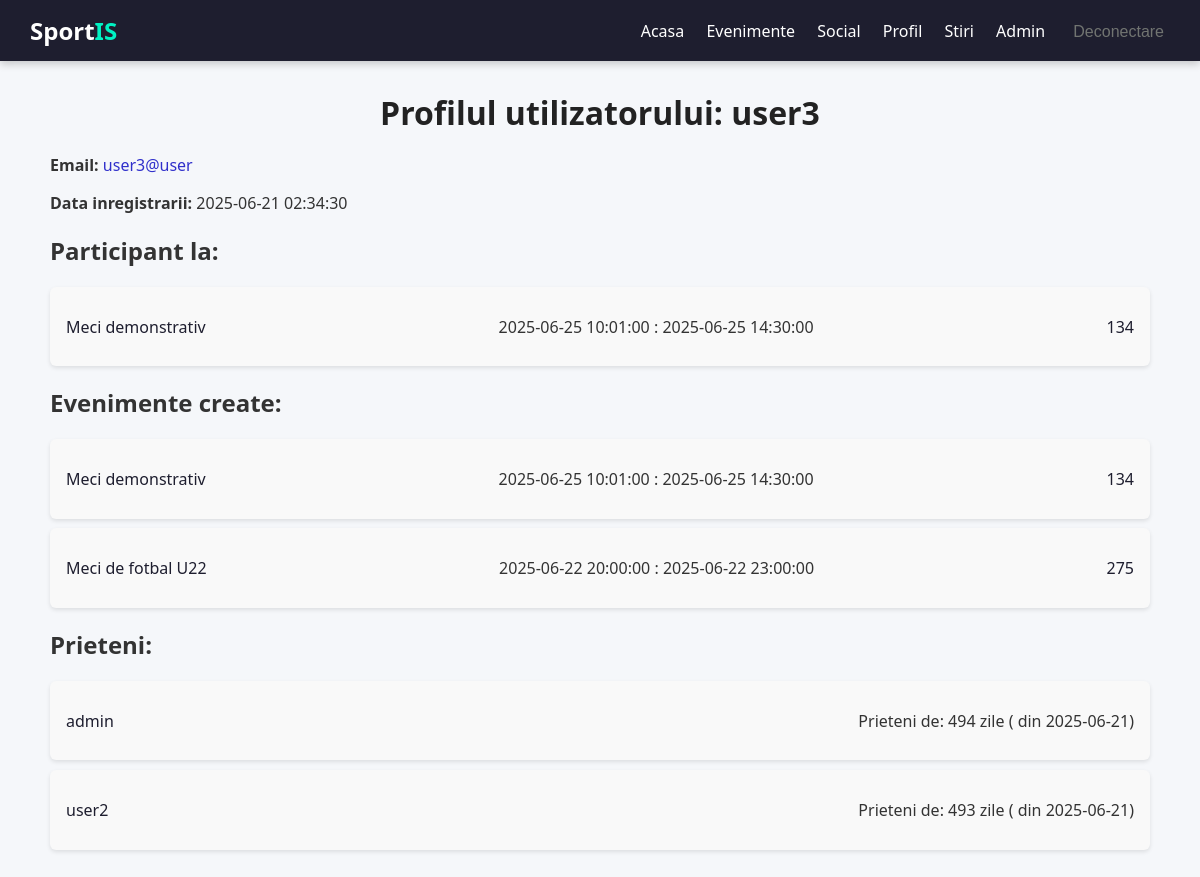
/home/viewProfile/9 (signed in), run on the app's committed database.
### tables this page shows
CREATE TABLE `users` (
  `id` int(11) NOT NULL,
  `email` varchar(255) NOT NULL,
  `username` varchar(255) NOT NULL,
  `password` varchar(255) NOT NULL,
  `registration_date` datetime DEFAULT current_timestamp(),
  `is_admin` tinyint(1) DEFAULT 0,
  `is_banned` tinyint(1) DEFAULT 0
);

CREATE TABLE `events` (
  `id` int(11) NOT NULL AUTO_INCREMENT,
  `name` varchar(100) NOT NULL,
  `creator_id` int(11) NOT NULL,
  `field_id` int(11) NOT NULL,
  `max_participants` int(11) NOT NULL,
  `event_time_start` datetime NOT NULL,
  `event_time_end` datetime DEFAULT NULL,
  `description` text DEFAULT NULL,
  PRIMARY KEY (`id`),
  KEY `creator_id` (`creator_id`),
  KEY `field_id` (`field_id`)
);

### app/core/Controller.php (called while the page is built, shortened)
<?php
class Controller
{
    public function model($model)
    {
        return new $model();
    }
    public function view($view, $data = []){
        extract($data);
        require_once __DIR__ . '/../views/' . $view . '.php';
    }
}

### app/controllers/home.php (called while the page is built, shortened)
<?php
require_once __DIR__ . '/../models/EventModel.php';
class Home extends Controller
{
    private $userModel;
    public function __construct() {
        $this->userModel = $this->model('User');
    }
    public function viewProfile($id = null) {
        $userData = $this->userModel->findById($id);
        $events = EventModel::getEventsForUser($id);
        $createdEvents = EventModel::findByCreator($id);
        $friends = $this->userModel->getFriends($id);
        $this->view('home/profilePage', [
            'user' => $userData,
            'events' => $events,
            'createdEvents' => $createdEvents,
            'friends' => $friends
        ]);
    }
}

### app/core/App.php (called while the page is built, shortened)
<?php
require_once __DIR__ . '/Config.php';
require_once __DIR__ . '/../services/DatabaseService.php';
class App{
    protected $method = 'index';
    public function __construct(){
        $url = $this->parseUrl();
        if(isset($url[0]))
        if(file_exists(__DIR__ . '/../controllers/'. $url[0] . '.php' )){
            unset($url[0]);
        }
        $this->controller = new $this->controller;
        if(isset($url[1]))
        {
            if(method_exists($this->controller, $url[1]))
            {
                $this->method = $url[1];
                unset($url[1]);
            }
        }
        $this->params = $url ? array_values($url) : [];
        call_user_func_array([$this->controller, $this->method], $this->params);
    }
    public function parseUrl(){
        if(isset($_GET['url'])){
            return $url = explode('/', filter_var(rtrim($_GET['url'], '/'), FILTER_SANITIZE_URL));
        }
    }
}
?>

### public/index.php (called while the page is built, shortened)
<?php
$app = new App();

### app/core/Config.php (called while the page is built, shortened)
<?php
class Config
{
    private static $data = [];
    public static function get(string $key, $default = null)
    {
        $val = $_ENV[$key] ?? getenv($key) ?? self::$data[$key] ?? null;
        if ($val !== false && $val !== null && $val !== '') {
            return $val;
        }
        return $default;
    }
}

### app/services/DatabaseService.php (called while the page is built, shortened)
<?php
class DatabaseService {
    private static $conn;
    public static function load()
    {
        $servername = Config::get('MYSQL_SERVER', '127.0.0.1');
        $username = Config::get('MYSQL_USER', 'root');
        $password = Config::get('MYSQL_PASSWORD', '');
        $dbname = Config::get('MYSQL_DB', 'sportis');
        $port = (int) Config::get('MYSQL_PORT', 3306);
        $useSsl = Config::get('MYSQL_SSL', false) || $port === 4000;
        if ($useSsl) {
            self::$conn = mysqli_init();
            self::$conn->ssl_set(null, null, null, null, null);
            if (!@self::$conn->real_connect($servername, $username, $password, $dbname, $port, null, MYSQLI_CLIENT_SSL)) {
                die("Database connection failed: " . self::$conn->connect_error);
            }
        } else {
            self::$conn = new mysqli($servername, $username, $password, $dbname, $port);
        }
        self::$conn->set_charset("utf8mb4");
    }
    public static function runSelect($sql, ...$vars) {
        $rows = null;
        $result = self::$conn->execute_query($sql, $vars);
        if ($result->num_rows > 0) {
            $rows = $result->fetch_all(MYSQLI_ASSOC);
        }
        return $rows;
    }
}

### app/models/User.php (called while the page is built, shortened)
<?php
class User
{
    public function findById($userId)
    {
        $user = DatabaseService::runSelect(
            "SELECT * FROM users WHERE id = ? LIMIT 1", $userId
        );
        return $user != null ? $user[0] : null;
    }
    public function getFriends($userId){
        return DatabaseService::runSelect("
            SELECT u.id, u.username, f.created_at
            FROM users u
            JOIN friendships f ON (
                (f.friend_id = u.id AND f.user_id = ?) OR
                (f.user_id = u.id AND f.friend_id = ?)
            )
            WHERE f.status = 'accepted' AND u.id != ?
        ", $userId, $userId, $userId);
    }
}

### app/models/EventModel.php (called while the page is built, shortened)
<?php
class EventModel
{
    public static function findByCreator($id) {
        return DatabaseService::runSelect(
            "SELECT e.id, e.name, e.event_time_start, e.event_time_end, e.field_id
            FROM events e
            WHERE e.creator_id = ?",
            $id
        );
    }
    public static function getEventsForUser($userId) {
        $sql = "SELECT e.* FROM event_participants AS ep
            INNER JOIN events AS e ON e.id = ep.event_id
            WHERE ep.user_id = ?";
        return DatabaseService::runSelect($sql, (int)$userId);
    }
}

### app/views/home/profilePage.php (the view, shortened to what this page needs)
<!DOCTYPE html>
<html lang="ro">
<head>
    <link rel="stylesheet" href="<?= Config::get("APP_URL"); ?>/css/MainStyle.css">
</head>
<body>
<?php include_once __DIR__ . '/../partials/navBar.php'; ?>
    <div class="container">
    <h1>Profilul utilizatorului: <?= htmlspecialchars($user['username']); ?></h1>
    <p><strong>Email: </strong><a style="text-decoration: none; color:rgb(48, 48, 203);" href="mailto:<?= htmlspecialchars($user['email'])?>"><?= htmlspecialchars($user['email']); ?></a></p>
    <p><strong>Data inregistrarii:</strong> <?= htmlspecialchars($user['registration_date']); ?></p>
    <h2>Participant la:</h2>
        <ul class="event-list">
            <?php if(!empty($events)): ?>
                <?php foreach ($events as $event): ?>
                    <li class="event-card">
                        <a style="text-decoration: none; color: #1e1e2f;" href="<?= Config::get('APP_URL'); ?>/event/viewEvent/<?= $event['id'] ?>"><?= htmlspecialchars($event['name']); ?></a>
                        <p><?= htmlspecialchars($event['event_time_start']); ?> : <?= htmlspecialchars($event['event_time_end']); ?>
                        <p><a style="text-decoration: none; color: #1e1e2f;" href="<?= Config::get('APP_URL'); ?>/event/viewField/<?= $event['field_id']?>"><?= htmlspecialchars($event['field_id']); ?></a></p>
                </li>
                <?php endforeach; ?>
            <?php else: ?>
                <p>Nu participă la niciun eveniment.</p>
            <?php endif; ?>
        </ul>
        <h2>Evenimente create:</h2>
        <ul class="event-list">
            <?php if(!empty($createdEvents)): ?>
                <?php foreach ($createdEvents as $event): ?>
                    <li class="event-card">
                        <a style="text-decoration: none; color: #1e1e2f;" href="<?= Config::get('APP_URL'); ?>/event/viewEvent/<?= $event['id'] ?>"><?= htmlspecialchars($event['name']); ?></a>
                        <p><?= htmlspecialchars($event['event_time_start']); ?> : <?= htmlspecialchars($event['event_time_end']); ?>
                        <p><a style="text-decoration: none; color: #1e1e2f;" href="<?= Config::get('APP_URL'); ?>/event/viewField/<?= $event['field_id']?>"><?= htmlspecialchars($event['field_id']); ?></a></p>
                    </li>
                <?php endforeach; ?>
            <?php else: ?>
                <p>Nu a creat niciun eveniment.</p>
            <?php endif; ?>
        </ul>
        <h2>Prieteni:</h2>
        <ul class="user-list">
            <?php if(!empty($friends)): ?>
                <?php foreach ($friends as $friend): ?>
                    <?php
                        $createdDate = new DateTime($friend['created_at']);
                        $today = new DateTime();
                        $interval = $today->diff($createdDate);
                        $days = $interval->days;
                    ?>
                    <li class="user-card">
                        <a style="text-decoration: none; color: #1e1e2f;" href="<?= Config::get('APP_URL'); ?>/home/viewProfile/<?= $friend['id'] ?>"><?= $friend['username']; ?></a>
                        <p>Prieteni de: <?= $days ?> zile ( din <?= $createdDate->format('Y-m-d') ?>)</p>
                    </li>
                <?php endforeach; ?>
            <?php else: ?>
                <p>Nu are prieteni.</p>
            <?php endif; ?>
        </ul>
    </div>
</body>
</html>

### public/css/MainStyle.css (style rules this page uses)
body { margin: 0; padding: 0; font-family: 'Segoe UI', sans-serif; background-color: #f5f7fa; color: #333; }
.container { max-width: 1100px; margin: 30px auto; padding: 0 20px; }
.container h1 { margin-bottom: 20px; color: #222; font-size: 32px; font-weight: 600; text-align: center; }
.user-list, .event-list { list-style: none; padding: 0; }
.user-card, .event-card { display: flex; justify-content: space-between; align-items: center; padding: 0.8rem 1rem; margin-bottom: 0.6rem; background-color: #f9f9f9; border-radius: 6px; box-shadow: 0 2px 4px rgba(0,0,0,0.1); }

### data on the page
users: username "user3", email "user3@user", registration_date "2025-06-21 02:34:30"
events: name "Meci demonstrativ", event_time_start "2025-06-25 10:01:00", event_time_end "2025-06-25 14:30:00", field "134"
events: name "Meci de fotbal U22", event_time_start "2025-06-22 20:00:00", event_time_end "2025-06-22 23:00:00", field "275"

### other printed values
$friend['username'] "admin"
$createdDate->format('Y-m-d') "2025-06-21"
$friend['username'] "user2"
